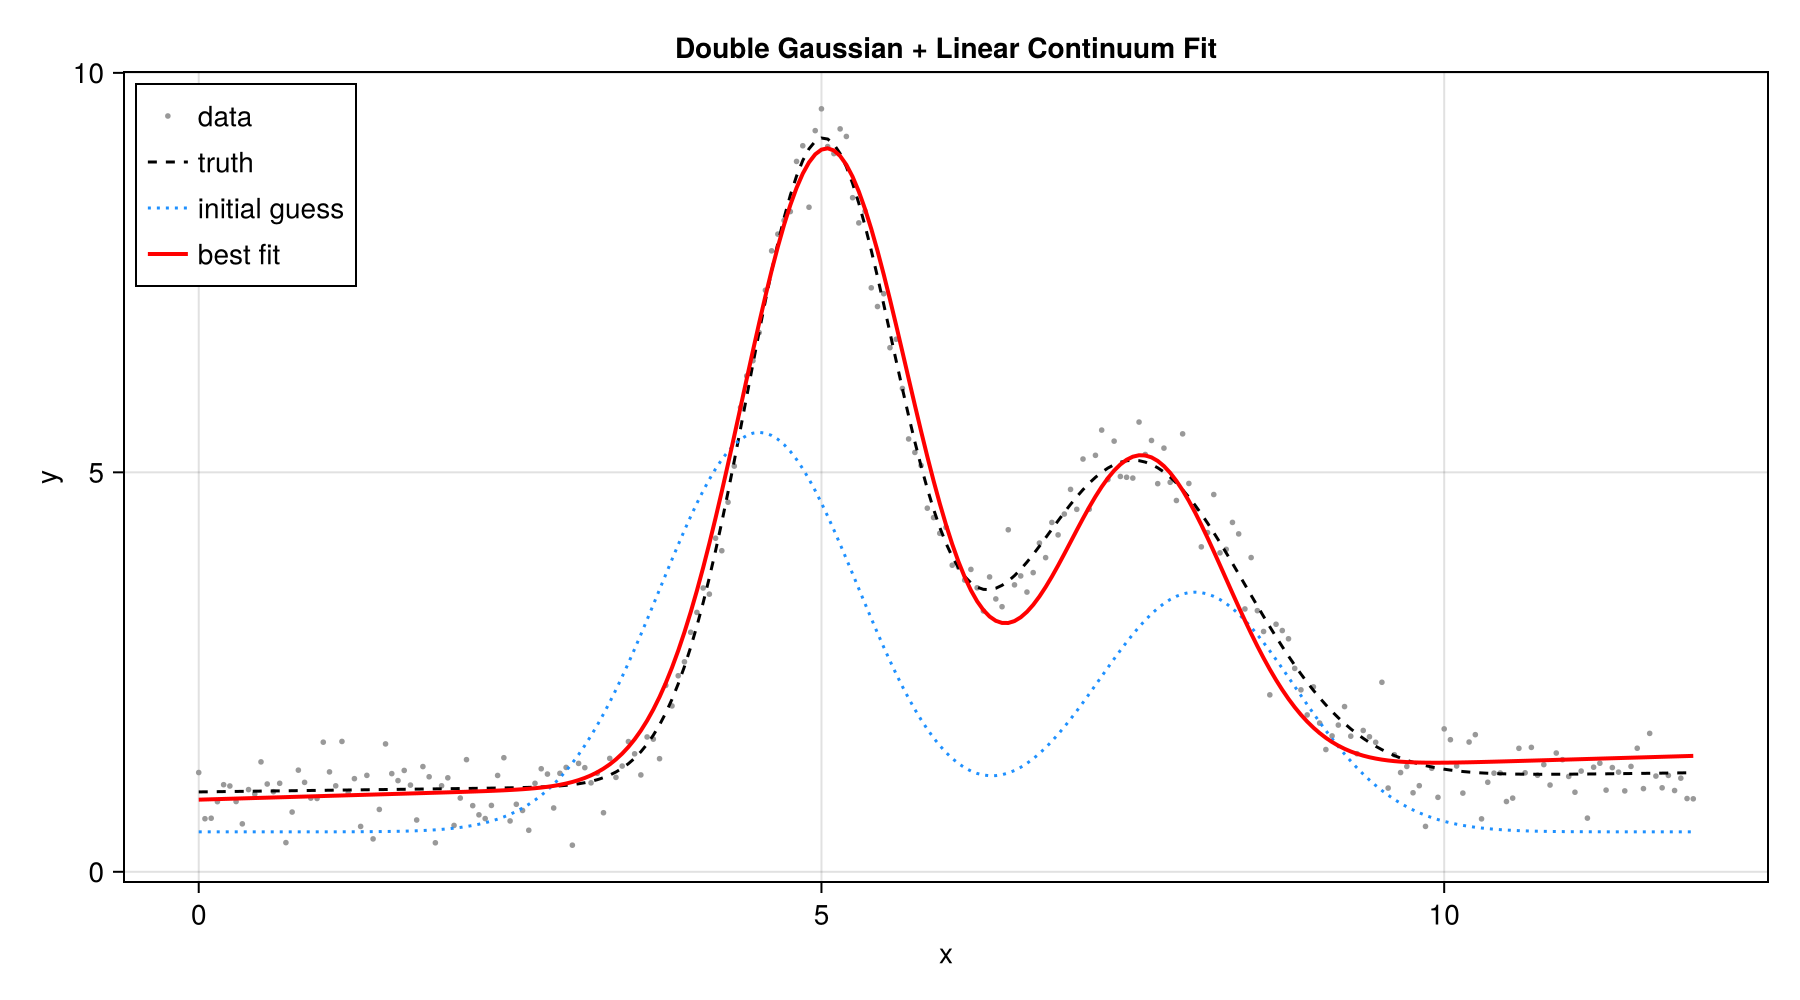

Here is the Julia script that generated this plot:
# Fit a double Gaussian + linear continuum to synthetic noisy data.
#
# Run with:  julia --project=examples examples/main/double_gaussian_fit.jl

using AstroFit
using Optimization, OptimizationOptimJL, ForwardDiff
using CairoMakie
using Random

# ---------------------------------------------------------------------------
# 1. True model — two emission lines on a sloped continuum
# ---------------------------------------------------------------------------
true_model = @model begin
    cont = Linear1D(slope = 0.02, intercept = 1.0)
    g1 = Gaussian1D(amplitude = 8.0, mean = 5.0, sigma = 0.6)
    g2 = Gaussian1D(amplitude = 4.0, mean = 7.5, sigma = 0.6)
    cont + g1 + g2
end

# ---------------------------------------------------------------------------
# 2. Synthetic data
# ---------------------------------------------------------------------------
Random.seed!(123)
x = collect(0.0:0.05:12.0)
σ_noise = 0.3
y_true = render(true_model, x)
y = y_true .+ σ_noise .* randn(length(x))
err = fill(σ_noise, length(x))

# ---------------------------------------------------------------------------
# 3. Fitting model — deliberately off initial guess + ties
# ---------------------------------------------------------------------------
cm = @model begin
    cont = Linear1D(slope = 0.0, intercept = 0.5)
    g1 = Gaussian1D(amplitude = 5.0, mean = 4.5, sigma = 0.8)
    g2 = Gaussian1D(amplitude = 3.0, mean = 8.0, sigma = 0.8)
    cont + g1 + g2
end

@constrain cm begin
    # g2 width tied to g1 width (same instrument resolution)
    g2.sigma -> g1.sigma
    # g2 amplitude tied to half of g1
    g2.amplitude -> 0.5 * g1.amplitude
end

# ---------------------------------------------------------------------------
# 4. Fit
# ---------------------------------------------------------------------------
prob = OptimizationProblem(cm, x, y, err)
sol = solve(prob, LBFGS())

fit_tree = withparams(cm, sol.u)

println("retcode         : ", sol.retcode)
println("free parameters : ", nfree(cm))
println("parameter names : ", paramnames(cm))
println("best fit values : ", round.(sol.u; digits = 4))
println()

# ---------------------------------------------------------------------------
# 5. Plot: initial guess vs best fit vs data
# ---------------------------------------------------------------------------
y_init = render(cm, x)
y_fit = render(fit_tree, x)

fig = Figure(size = (900, 500))
ax = Axis(
    fig[1, 1]; xlabel = "x", ylabel = "y",
    title = "Double Gaussian + Linear Continuum Fit"
)

scatter!(ax, x, y; color = :grey60, markersize = 4, label = "data")
lines!(ax, x, y_true; color = :black, linestyle = :dash, label = "truth")
lines!(ax, x, y_init; color = :dodgerblue, linestyle = :dot, label = "initial guess")
lines!(ax, x, y_fit; color = :red, linewidth = 2, label = "best fit")

axislegend(ax; position = :lt)

display(fig)
save(joinpath(@__DIR__, "double_gaussian_fit.png"), fig; px_per_unit = 2)
println("saved → ", joinpath(@__DIR__, "double_gaussian_fit.png"))
